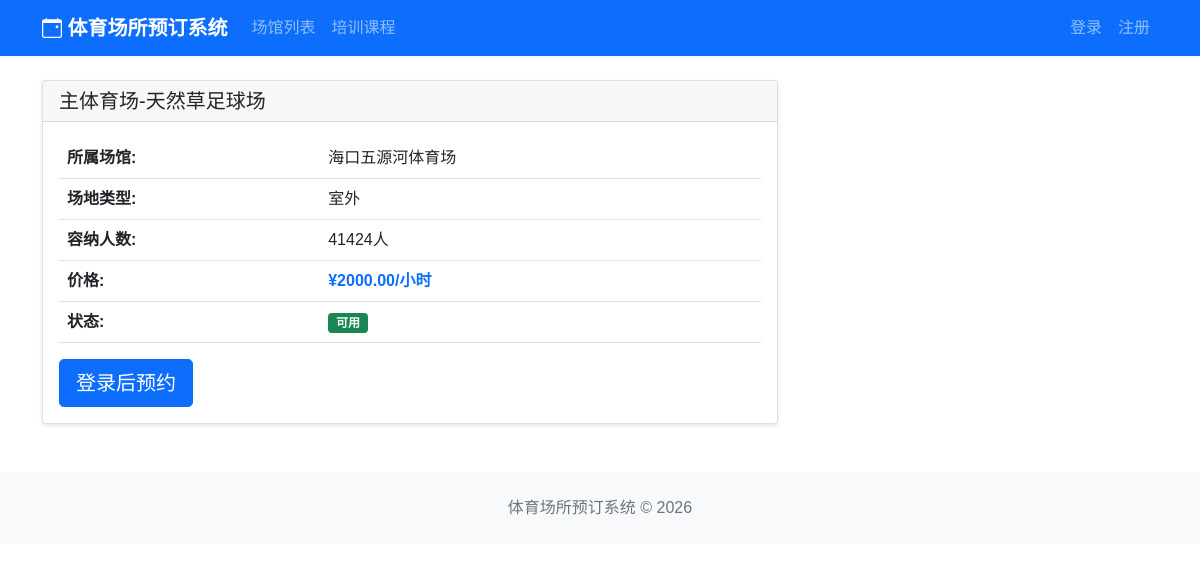
Screenshot of /venues/field/37/ with the database file from the repository.
### venues/models.py (models this page shows, shortened)
class Field(models.Model):
    FIELD_TYPE_CHOICES = (
        ('indoor', '室内'),
        ('outdoor', '室外'),
    )
    STATUS_CHOICES = (
        ('available', '可用'),
        ('occupied', '已占用'),
        ('maintenance', '维护中'),
        ('disabled', '不可用'),
    )
    venue = models.ForeignKey(Venue, on_delete=models.CASCADE, related_name='fields', verbose_name='所属场馆')
    name = models.CharField(max_length=50, verbose_name='场地名称')
    field_type = models.CharField(max_length=20, choices=FIELD_TYPE_CHOICES, verbose_name='场地类型')
    capacity = models.IntegerField(verbose_name='容纳人数')
    description = models.TextField(blank=True, verbose_name='描述')
    status = models.CharField(max_length=20, choices=STATUS_CHOICES, default='available', verbose_name='状态')
    created_at = models.DateTimeField(auto_now_add=True, verbose_name='创建时间')
    updated_at = models.DateTimeField(auto_now=True, verbose_name='更新时间')
    class Meta:
        db_table = 'fields'
        verbose_name = '场地'
        verbose_name_plural = '场地'

class Venue(models.Model):
    VENUE_TYPE_CHOICES = (
        ('football', '足球场'),
        ('basketball', '篮球场'),
        ('tennis', '网球场'),
        ('badminton', '羽毛球场'),
        ('swimming', '游泳池'),
        ('table_tennis', '乒乓球室'),
        ('fitness', '健身房'),
        ('other', '其他'),
    )
    STATUS_CHOICES = (
        ('open', '开放'),
        ('closed', '关闭'),
        ('maintenance', '维护中'),
    )
    name = models.CharField(max_length=100, verbose_name='场馆名称')
    venue_type = models.CharField(max_length=20, choices=VENUE_TYPE_CHOICES, verbose_name='场馆类型')
    address = models.TextField(verbose_name='地址')
    description = models.TextField(blank=True, verbose_name='描述')
    image = models.ImageField(upload_to='venues/', blank=True, verbose_name='场馆图片')
    phone = models.CharField(max_length=20, verbose_name='联系电话')
    opening_hours = models.CharField(max_length=100, verbose_name='营业时间')
    price_per_hour = models.DecimalField(max_digits=10, decimal_places=2, verbose_name='每小时价格')
    status = models.CharField(max_length=20, choices=STATUS_CHOICES, default='open', verbose_name='状态')
    created_at = models.DateTimeField(auto_now_add=True, verbose_name='创建时间')
    updated_at = models.DateTimeField(auto_now=True, verbose_name='更新时间')
    class Meta:
        db_table = 'venues'
        verbose_name = '场馆'
        verbose_name_plural = '场馆'

### venues/views.py (the view)
# urls.py: path('field/<int:field_id>/', views.field_detail, name='field_detail'),
def field_detail(request, field_id):
    field = get_object_or_404(Field.objects.select_related('venue'), id=field_id)
    return render(request, 'venues/field_detail.html', {
        'field': field
    })

### templates/venues/field_detail.html (shortened to what this page needs)
{% extends 'base.html' %}
{% block content %}
<div class="row">
    <div class="col-md-8">
        <div class="card">
            <div class="card-header">
                <h5 class="mb-0">{{ field.name }}</h5>
            </div>
            <div class="card-body">
                <table class="table">
                    <tr>
                        <th>所属场馆:</th>
                        <td>{{ field.venue.name }}</td>
                    </tr>
                    <tr>
                        <th>场地类型:</th>
                        <td>{{ field.get_field_type_display }}</td>
                    </tr>
                    <tr>
                        <th>容纳人数:</th>
                        <td>{{ field.capacity }}人</td>
                    </tr>
                    <tr>
                        <th>价格:</th>
                        <td><strong class="text-primary">¥{{ field.venue.price_per_hour }}/小时</strong></td>
                    </tr>
                    <tr>
                        <th>状态:</th>
                        <td>
                            <span class="badge bg-{% if field.status == 'available' %}success{% else %}warning{% endif %}">
                                {{ field.get_status_display }}
                            </span>
                        </td>
                    </tr>
                </table>
                {% if field.status == 'available' and user.is_authenticated %}
                <a href="{% url 'bookings:booking_create' field.id %}" class="btn btn-primary btn-lg">立即预约</a>
                {% elif not user.is_authenticated %}
                <a href="{% url 'users:login' %}" class="btn btn-primary btn-lg">登录后预约</a>
                {% endif %}
            </div>
        </div>
    </div>
</div>
{% endblock %}

### templates/base.html (style rules this page uses)
body { font-family: 'Microsoft YaHei', sans-serif; }
.card { box-shadow: 0 2px 4px rgba(0,0,0,0.1); }

### rows the page displays
Field: name "主体育场-天然草足球场", venue.name "海口五源河体育场", field_type "室外", capacity "41424", venue.price_per_hour "2000.00", status "可用"
